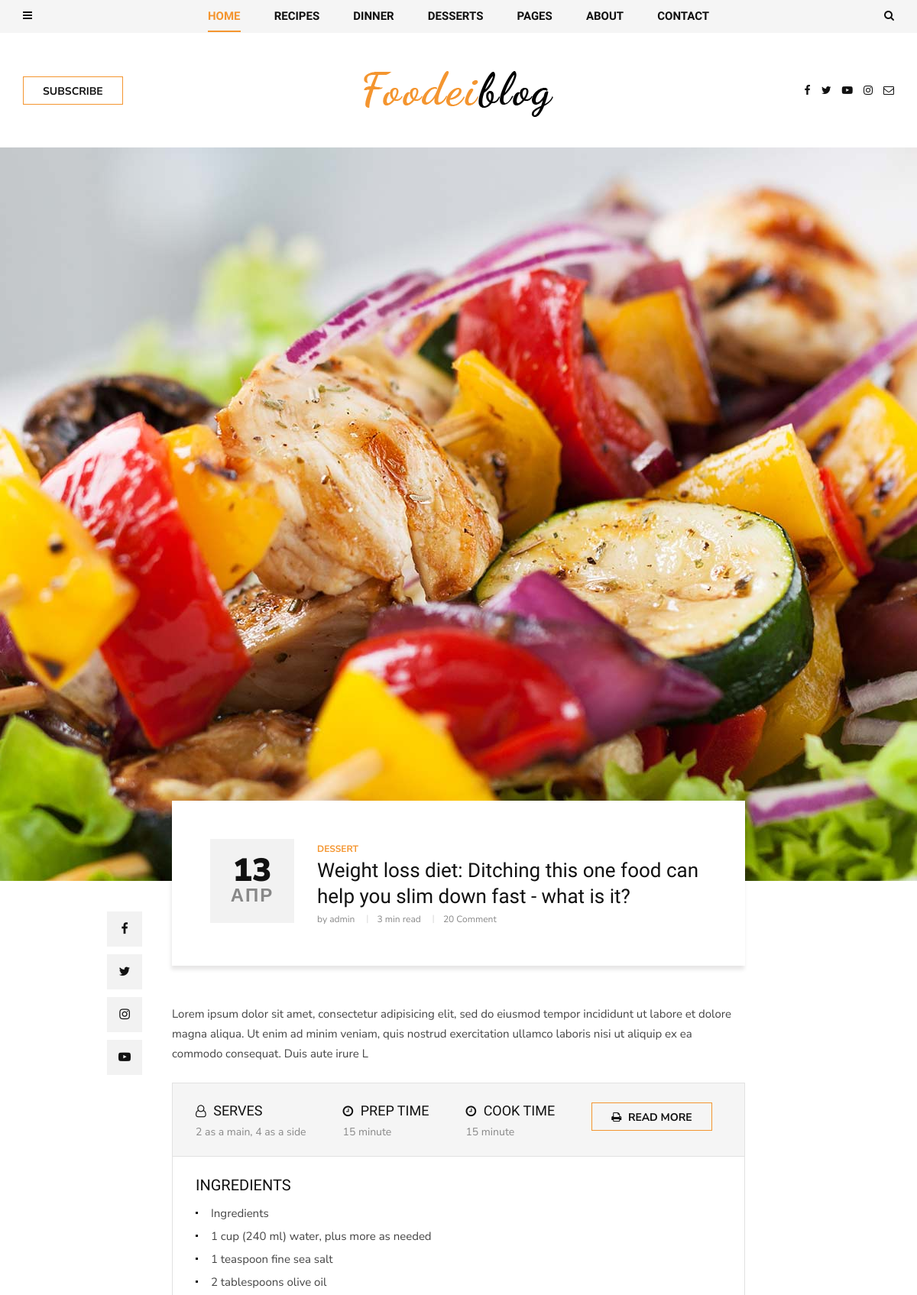
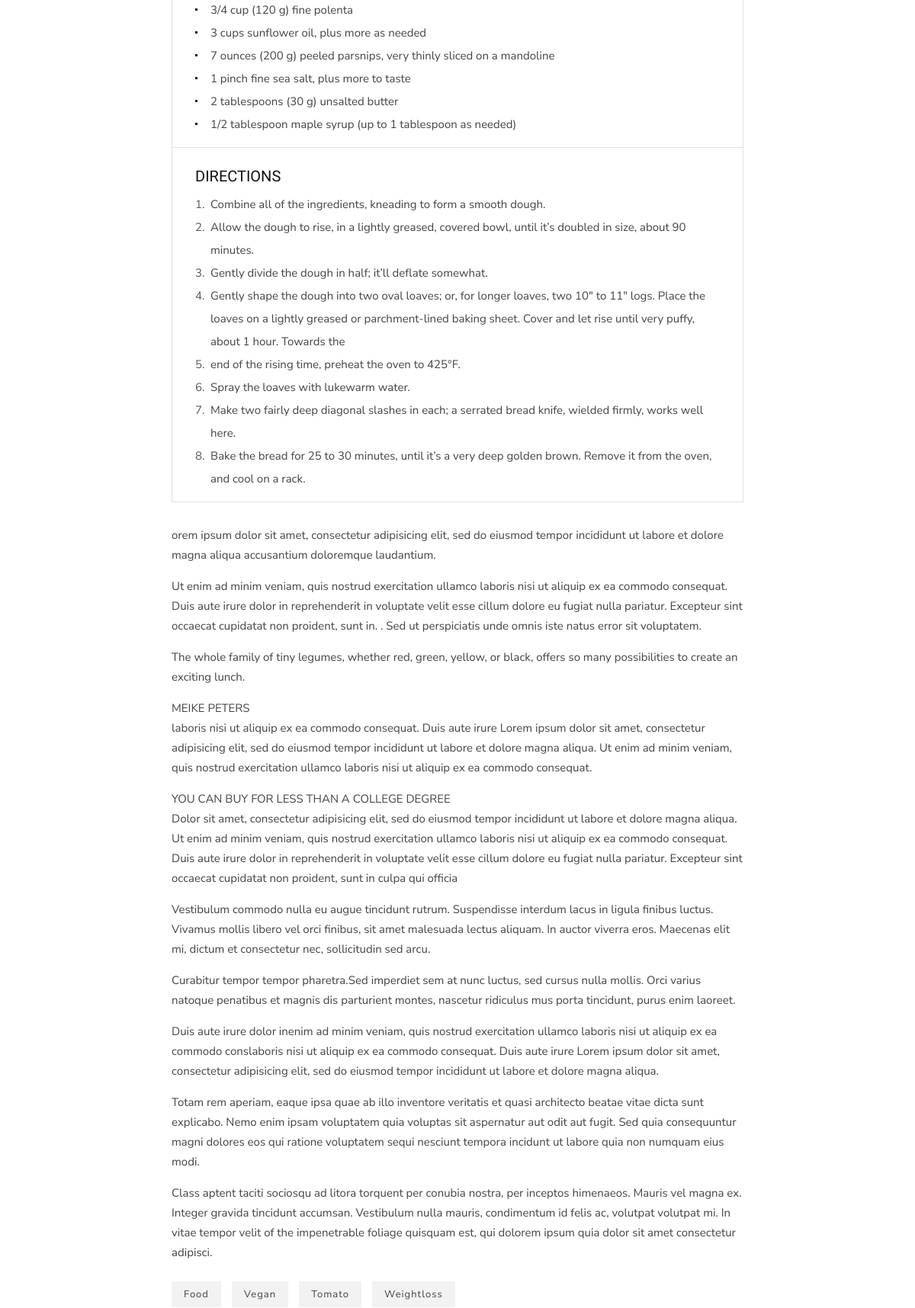
Screenshot of /weight-loss-diet-ditching-this-one-food-can-help-you-slim-down-fast-what-is-it/weight-loss-diet-ditching-this-one-food-can-help-you-slim-down-fast-what-is-it/ (upper part) with the database file from the repository (2 pictures, top to bottom).
### blog/models.py (models this page shows, shortened)
class Post(models.Model):
    author = models.ForeignKey(User, related_name='posts', on_delete=models.CASCADE)
    slug = models.SlugField(max_length=200, unique=True, default='')
    title = models.CharField(max_length=200)
    image = models.ImageField(upload_to='articles/%Y/%m/%d', null=True, blank=True)
    text = models.TextField()
    category = models.ForeignKey(Category, related_name='post', on_delete=models.SET_NULL, null=True)
    tags = models.ManyToManyField(Tag, related_name='post', blank=True)
    create_at = models.DateTimeField(auto_now_add=True)  # когда была создана данная запись

class Category(MPTTModel):
    name = models.CharField(max_length=100)
    slug = models.SlugField(max_length=100, unique=True)
    parent = TreeForeignKey('self', related_name='children', on_delete=models.SET_NULL, null=True, blank=True)  # что бы были подкатегории
    def __str__(self):
        return self.name
    class MPTTMeta:
        order_insertion_by = ['name']

### blog/views.py (the view)
# urls.py: path('<slug:slug>/<slug:post_slug>/', views.PostDetailView.as_view(), name='post_single'), # путь для просмотра отдельной статьи
class PostDetailView(DetailView):
    model = Post
    slug_url_kwarg = 'post_slug'
    context_object_name = 'post'

### templates/blog/post_detail.html (shortened to what this page needs)
{% extends 'base.html' %}
{% block content %}
<section class="single-post spad">
    {% if post.image %}
    <div class="single-post__hero set-bg" data-setbg="{{ post.image.url }}"></div>
    {% endif %}
    <div class="container">
        <div class="row d-flex justify-content-center">
            <div class="col-lg-8">
                <div class="single-post__title">
                    <div class="single-post__title__meta">
                        <h2>{{ post.create_at|date:'d' }}</h2>
                        <span>{{ post.create_at|date:'M' }}</span>
                    </div>
                    <div class="single-post__title__text">
                        <ul class="label">
                            <li>{{ post.category }}</li>
                        </ul>
                        <h4>{{ post.title }}</h4>
                        <ul class="widget">
                            <li>by {{ post.author }}</li>
                            <li>3 min read</li>
                            <li>20 Comment</li>
                        </ul>
                    </div>
                </div>
                <div class="single-post__social__item">
                    <ul>
                        <li><a href="#"><i class="fa fa-facebook"></i></a></li>
                        <li><a href="#"><i class="fa fa-twitter"></i></a></li>
                        <li><a href="#"><i class="fa fa-instagram"></i></a></li>
                        <li><a href="#"><i class="fa fa-youtube-play"></i></a></li>
                    </ul>
                </div>
                <div class="single-post__top__text">
                    <p>{{ post.text|slice:':250' }}</p>
                </div>
                <div class="single-post__recipe__details">
                    <div class="single-post__recipe__details__option">
                        <ul>
                            <li>
                                <h5><i class="fa fa-user-o"></i> SERVES</h5>
                                <span>2 as a main, 4 as a side</span>
                            </li>
                            <li>
                                <h5><i class="fa fa-clock-o"></i> PREP TIME</h5>
                                <span>15 minute</span>
                            </li>
                            <li>
                                <h5><i class="fa fa-clock-o"></i> Cook TIME</h5>
                                <span>15 minute</span>
                            </li>
                            <li><a href="#" class="primary-btn"><i class="fa fa-print"></i> Read more</a></li>
                        </ul>
                    </div>
                    <div class="single-post__recipe__details__indegradients">
                        <h5>Ingredients</h5>
                        <ul>
                            <li>Ingredients</li>
                            <li>1 cup (240 ml) water, plus more as needed</li>
                            <li>1 teaspoon fine sea salt</li>
                            <li>2 tablespoons olive oil</li>
                            <li>3/4 cup (120 g) fine polenta</li>
                            <li>3 cups sunflower oil, plus more as needed</li>
                            <li>7 ounces (200 g) peeled parsnips, very thinly sliced on a mandoline</li>
                            <li>1 pinch fine sea salt, plus more to taste</li>
                            <li>2 tablespoons (30 g) unsalted butter</li>
                            <li>1/2 tablespoon maple syrup (up to 1 tablespoon as needed)</li>
                        </ul>
                    </div>
                    <div class="single-post__recipe__details__direction">
                        <h5>Directions</h5>
                        <ul>
                            <li><span>1.</span> Combine all of the ingredients, kneading to form a smooth dough.
                            </li>
                            <li><span>2.</span> Allow the dough to rise, in a lightly greased, covered bowl, until
                                it’s doubled in size, about 90 minutes.
                            </li>
                            <li><span>3.</span> Gently divide the dough in half; it’ll deflate somewhat.</li>
                            <li><span>4.</span> Gently shape the dough into two oval loaves; or, for longer loaves,
                                two 10″ to 11″ logs. Place the loaves on a lightly greased or parchment-lined baking
                                sheet. Cover and let rise until very puffy, about 1 hour. Towards the
                            </li>
                            <li><span>5.</span> end of the rising time, preheat the oven to 425°F.</li>
                            <li><span>6.</span> Spray the loaves with lukewarm water.</li>
                            <li><span>7.</span> Make two fairly deep diagonal slashes in each; a serrated bread
                                knife, wielded firmly, works well here.
                            </li>
                            <li><span>8.</span> Bake the bread for 25 to 30 minutes, until it’s a very deep golden
                                brown. Remove it from the oven, and cool on a rack.
                            </li>
                        </ul>
                    </div>
                </div>
                <div class="single-post__desc">
                    <p>{{ post.text|slice:'250:'|linebreaks }}</p>
                </div>
                <div class="single-post__tags">
                    <a href="#">Food</a>
                    <a href="#">Vegan</a>
                    <a href="#">Tomato</a>
                    <a href="#">Weightloss</a>
                </div>
            </div>
        </div>
    </div>
</section>
{% endblock content %}

### templates/base.html (shortened to what this page needs)
{% load static %}
<!DOCTYPE html>
<html lang="zxx">
<head>
    <link rel="stylesheet" href="{% static 'css/bootstrap.min.css' %}" type="text/css">
    <link rel="stylesheet" href="{% static 'css/font-awesome.min.css' %}" type="text/css">
    <link rel="stylesheet" href="{% static 'css/elegant-icons.css' %}" type="text/css">
    <link rel="stylesheet" href="{% static 'css/owl.carousel.min.css' %}" type="text/css">
    <link rel="stylesheet" href="{% static 'css/slicknav.min.css' %}" type="text/css">
    <link rel="stylesheet" href="{% static 'css/style.css' %}" type="text/css">
</head>
<body>
    <header class="header">
        <div class="header__top">
            <div class="container">
                <div class="row">
                    <div class="col-lg-2 col-md-1 col-6 order-md-1 order-1">
                        <div class="header__humberger">
                            <i class="fa fa-bars humberger__open"></i>
                        </div>
                    </div>
                    <div class="col-lg-8 col-md-10 order-md-2 order-3">
                        <nav class="header__menu">
                            <ul>
                                <li class="active"><a href="./index.html">Home</a></li>
                                <li><a href="#">Recipes</a>
                                </li>
                                <li><a href="#">Dinner</a></li>
                                <li><a href="#">Desserts</a></li>
                                <li class="dropdown"><a href="#">Pages</a>
                                </li>
                                <li><a href="./about.html">About</a></li>
                                <li><a href="./contact.html">Contact</a></li>
                            </ul>
                        </nav>
                    </div>
                    <div class="col-lg-2 col-md-1 col-6 order-md-3 order-2">
                        <div class="header__search">
                            <i class="fa fa-search search-switch"></i>
                        </div>
                    </div>
                </div>
            </div>
        </div>
        <div class="container">
            <div class="row">
                <div class="col-lg-3 col-md-3">
                    <div class="header__btn">
                        <a href="./signin.html" class="primary-btn">Subscribe</a>
                    </div>
                </div>
                <div class="col-lg-6 col-md-6">
                    <div class="header__logo">
                        <a href="./index.html"><img src="img/logo.png" alt=""></a>
                    </div>
                </div>
                <div class="col-lg-3 col-md-3">
                    <div class="header__social">
                        <a href="#"><i class="fa fa-facebook"></i></a>
                        <a href="#"><i class="fa fa-twitter"></i></a>
                        <a href="#"><i class="fa fa-youtube-play"></i></a>
                        <a href="#"><i class="fa fa-instagram"></i></a>
                        <a href="#"><i class="fa fa-envelope-o"></i></a>
                    </div>
                </div>
            </div>
        </div>
    </header>
    {% block content %}{% endblock content %}
</body>
</html>

### rows the page displays
Post: create_at "13", create_at "АПР", category "DESSERT", title "Weight loss diet: Ditching this one food can help you slim down fast - what is it?", author "admin", text "Lorem ipsum dolor sit amet, consectetur adipisicing elit, sed do eiusmod tempor incididunt ut labore et dolore magna aliqua. Ut enim ad minim veniam, quis nostrud exercitation ullamco laboris nisi ut aliquip ex ea commodo consequat. Duis aute irure L", text "orem ipsum dolor sit amet, consectetur adipisicing elit, sed do eiusmod tempor incididunt ut labore et dolore magna aliqua accusantium doloremque laudantium. Ut enim ad minim veniam, quis nostrud exercitation ullamco laboris nisi ut aliquip ex ea commodo consequat. Duis aute irure dolor in reprehenderit in voluptate velit esse cillum dolore eu fugiat nulla pariatur. Excepteur sint occaecat cupidatat non proident, sunt in. . Sed ut perspiciatis unde omnis iste natus error sit voluptatem. The whole family of tiny legumes, whether red, green, yellow, or black, offers so many possibilities to create an exciting lunch. MEIKE PETERS laboris nisi ut aliquip ex ea commodo consequat. Duis aute irure…"
